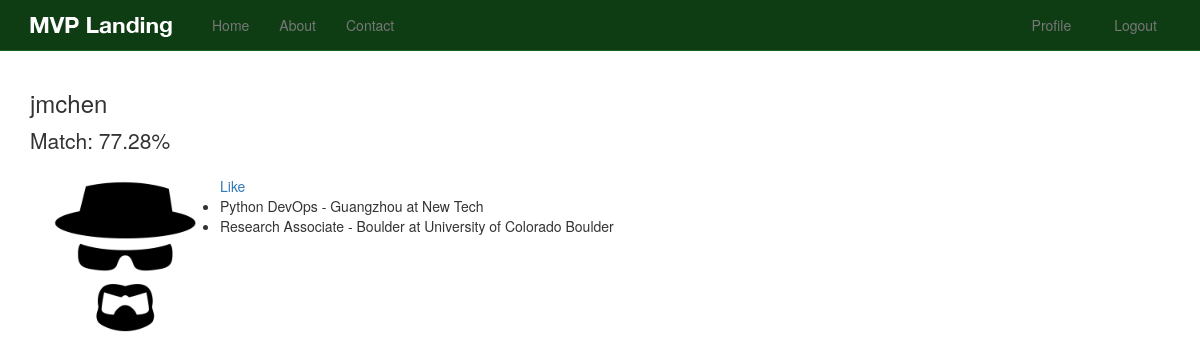
Screenshot of /profile/jmchen (signed in) with the database file from the repository.
### profiles/models.py (models this page shows, shortened)
class Profile(models.Model):
    user = models.OneToOneField(User, on_delete=models.CASCADE)
    location = models.CharField(max_length=120, null=True, blank=True)
    picture = models.ImageField(upload_to=upload_location, null=True, blank=True)
    def like_link(self):
        url = reverse('like_user', kwargs={'id': self.user.id})
        return url

class UserJob(models.Model):
    user = models.ForeignKey(User, on_delete=models.CASCADE)
    position = models.CharField(max_length=250)
    location = models.CharField(max_length=250)
    employer_name = models.CharField(max_length=250)

### matches/models.py (models this page shows, shortened)
class Match(models.Model):
    user_a = models.ForeignKey(settings.AUTH_USER_MODEL, related_name='match_user_a', on_delete=models.CASCADE)
    user_b = models.ForeignKey(settings.AUTH_USER_MODEL, related_name='match_user_b', on_delete=models.CASCADE)
    match_decimal = models.DecimalField(default=0.00, decimal_places=8, max_digits=16)
    questions_answered = models.IntegerField(default=0)
    timestamp = models.DateTimeField(auto_now_add=True, auto_now=False)
    updated = models.DateTimeField(auto_now_add=False, auto_now=True)
    objects = MatchManager()
    @property
    def get_percent(self):
        return '%.2f%%' % (self.match_decimal * 100)
    def do_match(self):
        user_a = self.user_a
        user_b = self.user_b
        match_decimal, question_answered = get_match(user_a, user_b)
        self.match_decimal = match_decimal
        self.questions_answered = question_answered
        self.save()
    def check_update(self):
        now = timezone.now()
        offset = now - datetime.timedelta(hours=12)  # 12 hours ago
        if self.updated <= offset or self.match_decimal == 0.0:
            self.do_match()
            PositionMatch.objects.update_top_suggestions(self.user_a, 6)
            PositionMatch.objects.update_top_suggestions(self.user_b, 6)
        else:
            print('already updated')

### profiles/views.py (the view)
# urls.py: re_path(r'^profile/(?P<username>[\w.@+-]+)$', profiles_views.profile_view, name='profile'),
@login_required
def profile_view(request, username):
    user = get_object_or_404(User, username=username)
    profile, created = Profile.objects.get_or_create(user=user)
    user_like, user_like_created = UserLike.objects.get_or_create(user=request.user)
    do_i_like = False
    if user in user_like.liked_users.all():
        do_i_like = True
    mutual_like = user_like.get_mutual_like(user)
    match, match_created = Match.objects.get_or_create_match(user_a=request.user, user_b=user)
    jobs = user.userjob_set.all()
    context = {
        'profile': profile,
        'match': match,
        'jobs': jobs,
        'mutual_like': mutual_like,
        'do_i_like': do_i_like,
     }
    return render(request, 'profiles/profile_view.html', context)

### likes/models.py (called while the page is built)
	def get_mutual_like(self, user_b):
		i_like = False
		u_like = False
		if user_b in self.liked_users.all():
			i_like = True
		liked_user, created = UserLike.objects.get_or_create(user=user_b)
		if self.user in liked_user.liked_users.all():
			u_like = True
		return i_like and u_like

### matches/models.py (called while the page is built)
    def matches(self, user):
        q1 = self.filter(user_a=user).exclude(user_b=user)
        q2 = self.filter(user_b=user).exclude(user_a=user)
        return (q1 | q2).distinct()

    def get_queryset(self):
        return MatchQuerySet(self.model, using=self._db)

    def get_or_create_match(self, user_a=None, user_b=None):
        try:
            obj = self.get(user_a=user_a, user_b=user_b)
        except:
            obj = None
        try:
            obj_2 = self.get(user_a=user_b, user_b=user_a)
        except:
            obj_2 = None
        if obj:
            obj.check_update()
            return obj, False
        elif obj_2:
            obj_2.check_update()
            return obj_2, False
        else:
            new_instance = self.create(user_a=user_a, user_b=user_b)
            new_instance.do_match()
            return new_instance, True

    def get_matches(self, user):
        qs = self.get_queryset().matches(user).order_by('-match_decimal')
        matches = []
        for match in qs:
            if match.user_a == user:
                item_wanted = [match.user_b]
                matches.append(item_wanted)
            elif match.user_b == user:
                item_wanted = [match.user_a]
                matches.append(item_wanted)
        return matches

### templates/profiles/profile_view.html (shortened to what this page needs)
{% extends 'base.html' %}
{% load static %}
{% block content %}
<h3>{{ profile.user }}</h3>
<p class="lead">Match: {{ match.get_percent }}</p>
<div class="col-sm-2">
{% if profile.picture %}
  <img src="{{ profile.picture.url }}" class="img-responsive" />
{% else %}
  <img src="{% static 'img/profile_default.png' %}" class="img-responsive" />
{% endif %}
</div>
<a href="{{ profile.like_link }}">
{% if do_i_like %}Unlike{% else %}Like{% endif %}
</a>
{% if jobs %}
<div class="row">
  <ul>
  {% for job in jobs %}
    <li>{{ job.position }} - {{ job.location }} at {{ job.employer_name }}</li>
  {% endfor %}
  </ul>
</div>
{% endif %}
{% endblock %}

### static_in_pro/our_static/css/navbar-static-top.css (style rules this page uses)
body { min-height: 1000px; }

### rows the page displays
Profile: user "jmchen"
Match: get_percent "77.28%"
UserJob: position "Python DevOps", location "Guangzhou", employer_name "New Tech"
UserJob: position "Research Associate", location "Boulder", employer_name "University of Colorado Boulder"
